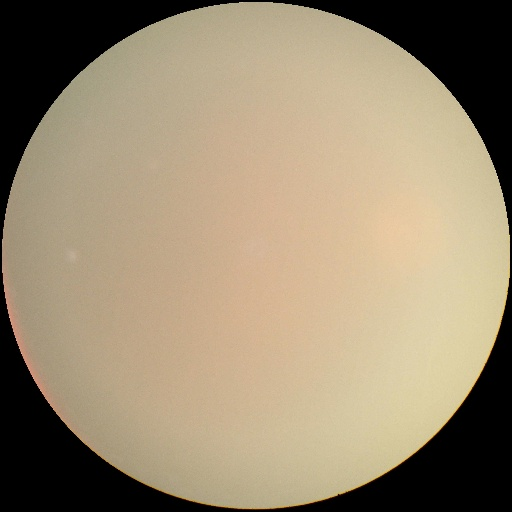
#> input picture data4categorize/Cataract/1062_right.jpg, 512 x 512 px
$ python -i check_crop_style.py   (imports and definitions only)
#> lines starting #> are read from the running program, lines starting #| are printed output that depends on the picture; after the words box and inside, x2 and y2 are one past the last pixel; in counts of white or black regions, pixels touching at a corner belong together
"""
Cek apakah gaya crop/vignette foto (bulat polos vs ada border terang/hexagonal)
berkorelasi dengan label. Kalau iya, itu bukti Clever Hans: model bisa belajar
"gaya foto" sebagai jalan pintas, bukan tanda medis sungguhan.

Jalankan dari folder Cataract:
    python -m src.check_crop_style
"""
import numpy as np
import pandas as pd
import cv2

from src.fedavg_train_efficientnet import ROOT_DIR, scan_dataokdir, CLASS_NAMES

def crop_signature(path: str) -> dict:
    """Ukur seberapa 'bersih' crop fundus: seharusnya bulat gelap di luar."""
    img = cv2.imread(path)
#> img is the input picture: shape (512, 512, 3); mean B, G, R 113.3, 138.7, 153.8
    if img is None:
        return {"ok": False}
    h, w = img.shape[:2]
#> h = 512; w = 512
    gray = cv2.cvtColor(img, cv2.COLOR_BGR2GRAY)
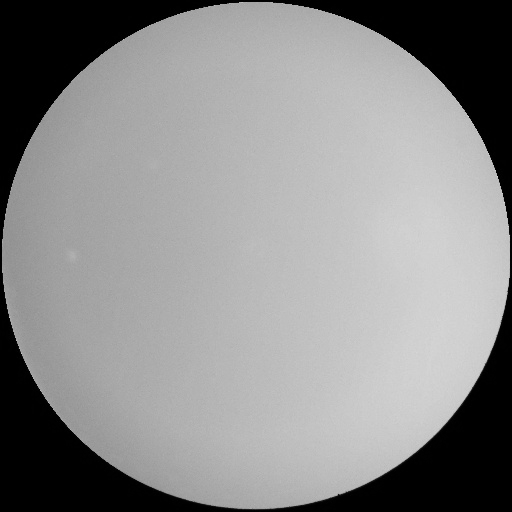
#> gray: shape (512, 512); min 0, max 225, mean 140.3

    # 1) rasio aspek foto asli: fundus biasanya mendekati 1:1
    aspect = max(w, h) / min(w, h)
#> aspect = 1

    # 2) kecerahan di 4 sudut (seharusnya hitam pekat kalau crop-nya bersih)
    m = min(h, w) // 12
#> m = 42
    corners = [gray[:m, :m], gray[:m, -m:], gray[-m:, :m], gray[-m:, -m:]]
    corner_brightness = float(np.mean([c.mean() for c in corners]))
#> corner_brightness = 0

    # 3) seberapa dekat bentuk terang ke lingkaran sempurna
    _, mask = cv2.threshold(gray, 15, 255, cv2.THRESH_BINARY)
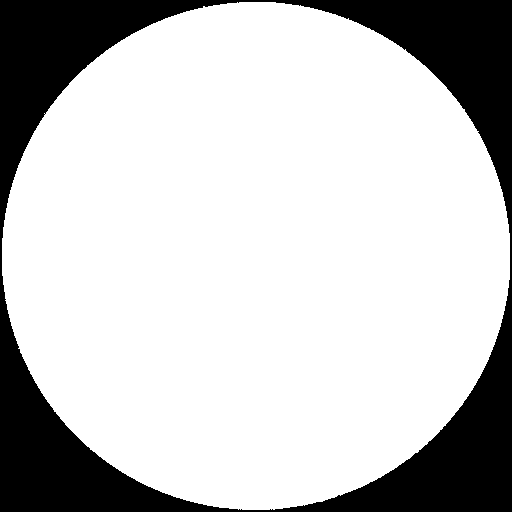
#> mask: shape (512, 512); 77.5% white; 1 black region
    circularity = np.nan
    cnts, _ = cv2.findContours(mask, cv2.RETR_EXTERNAL, cv2.CHAIN_APPROX_SIMPLE)
#> cnts = 1 contour; box (x1, y1, x2, y2) and area: (2, 2, 510, 510) 202324
    if cnts:
        c = max(cnts, key=cv2.contourArea)
#> c = contour of 761 points, box (x1, y1, x2, y2) (2, 2, 510, 510), area 202324
        area = cv2.contourArea(c)
#> area = 202323.5
        perim = cv2.arcLength(c, True)
#> perim = 1703.3
        if perim > 0:
            circularity = float(4 * np.pi * area / (perim ** 2))  # 1.0 = lingkaran sempurna
#> circularity = 0.876

    return {"ok": True, "aspect": aspect, "corner_brightness": corner_brightness,
            "circularity": circularity}


def main():
    df = scan_dataokdir(ROOT_DIR)
    print(f"\nMenganalisis gaya crop {len(df)} foto (bisa beberapa menit)...")
    sigs = [crop_signature(p) for p in df.path]
    sig_df = pd.DataFrame(sigs)
    df = pd.concat([df.reset_index(drop=True), sig_df], axis=1)
    df = df[df.ok].copy()

    # tandai "mencurigakan": sudut tidak gelap (vignette/border terang) ATAU
    # bentuknya jauh dari lingkaran (crop hexagonal/kotak seperti di contoh)
    df["border_terang"] = df.corner_brightness > 15
    df["bukan_lingkaran"] = df.circularity < 0.80

    print("\n=== Rata-rata corner_brightness per kelas (makin tinggi = makin mencurigakan) ===")
    print(df.groupby("label").corner_brightness.agg(["mean", "median", "std"]).rename(
        index=dict(enumerate(CLASS_NAMES))))

    print("\n=== Rata-rata circularity per kelas (makin jauh dari 1.0 = makin mencurigakan) ===")
    print(df.groupby("label").circularity.agg(["mean", "median", "std"]).rename(
        index=dict(enumerate(CLASS_NAMES))))

    print("\n=== Proporsi foto 'border_terang' per kelas ===")
    print((df.groupby("label").border_terang.mean() * 100).round(1).rename(
        index=dict(enumerate(CLASS_NAMES))).astype(str) + "%")

    print("\n=== Proporsi foto 'bukan_lingkaran' per kelas ===")
    print((df.groupby("label").bukan_lingkaran.mean() * 100).round(1).rename(
        index=dict(enumerate(CLASS_NAMES))).astype(str) + "%")

    out = "outputs/reports2/crop_style_check.csv"
    df.to_csv(out, index=False)
    print(f"\n✓ Detail lengkap disimpan: {out}")
    print("\nCara baca: kalau salah satu kelas (terutama 'other') proporsinya jauh")
    print("lebih tinggi dari kelas lain di border_terang/bukan_lingkaran, itu bukti")
    print("sumber datanya tidak seragam dan model mungkin memakai itu sebagai jalan pintas.")


# [2 lines not run here, left out]

>>> result = crop_signature('../../data4categorize/Cataract/1062_right.jpg')
#> result = {'ok': True, 'aspect': 1, 'corner_brightness': 0, 'circularity': 0.876}

$ run again, on data4categorize/Cataract/1415_right.jpg
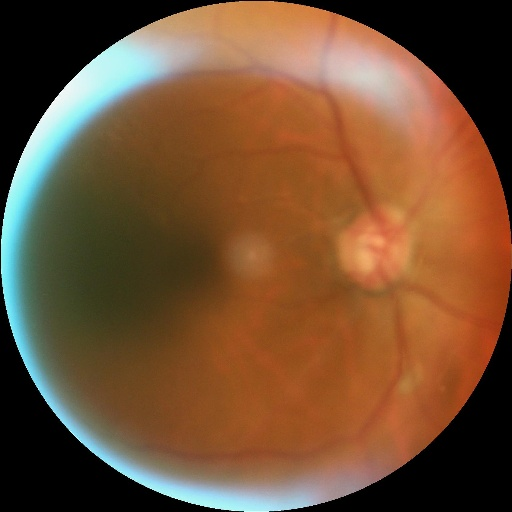
#> input picture data4categorize/Cataract/1415_right.jpg, 512 x 512 px
#> in crop_signature, img is the input picture: shape (512, 512, 3); mean B, G, R 52.8, 80.8, 115.3
#> in crop_signature, `gray = cv2.cvtColor(img, cv2.COLOR_BGR2GRAY)`:
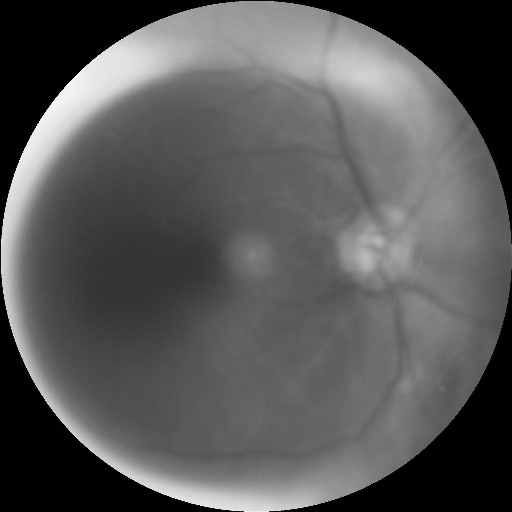
#> gray: shape (512, 512); min 0, max 255, mean 87.9
#> corner_brightness = 0
#> in crop_signature, `_, mask = cv2.threshold(gray, 15, 255, cv2.THRESH_BINARY)`:
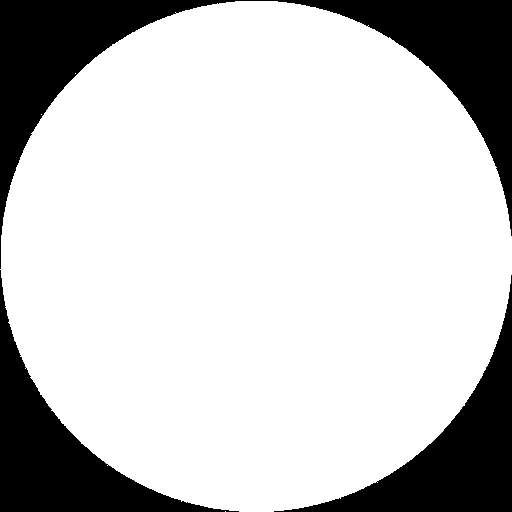
#> mask: shape (512, 512); 78.4% white; 3 black regions
#> cnts = 4 contours, 3 with area under 20; largest, box (x1, y1, x2, y2) and area: (0, 1, 512, 512) 204694
#> c = contour of 744 points, box (x1, y1, x2, y2) (0, 1, 512, 512), area 204694
#> area = 204693.5
#> perim = 1723.4
#> circularity = 0.866
#> result = {'ok': True, 'aspect': 1, 'corner_brightness': 0, 'circularity': 0.866}

$ run again, on data4categorize/Cataract/2074_right.jpg
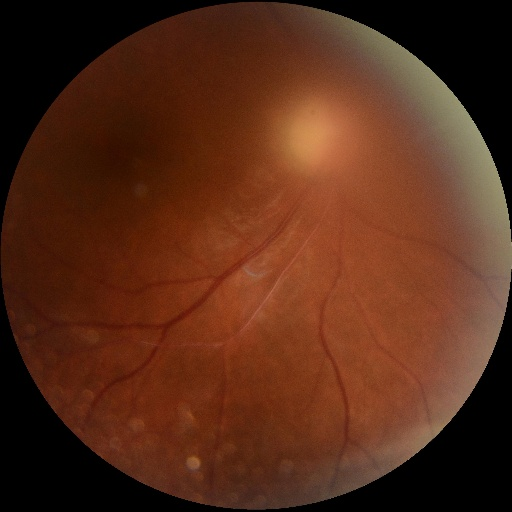
#> input picture data4categorize/Cataract/2074_right.jpg, 512 x 512 px
#> in crop_signature, img is the input picture: shape (512, 512, 3); mean B, G, R 24.2, 43.7, 86.6
#> in crop_signature, `gray = cv2.cvtColor(img, cv2.COLOR_BGR2GRAY)`:
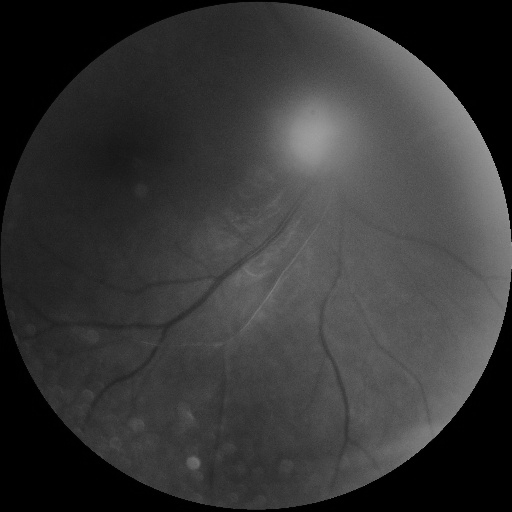
#> gray: shape (512, 512); min 0, max 173, mean 54.3
#> corner_brightness = 0
#> in crop_signature, `_, mask = cv2.threshold(gray, 15, 255, cv2.THRESH_BINARY)`:
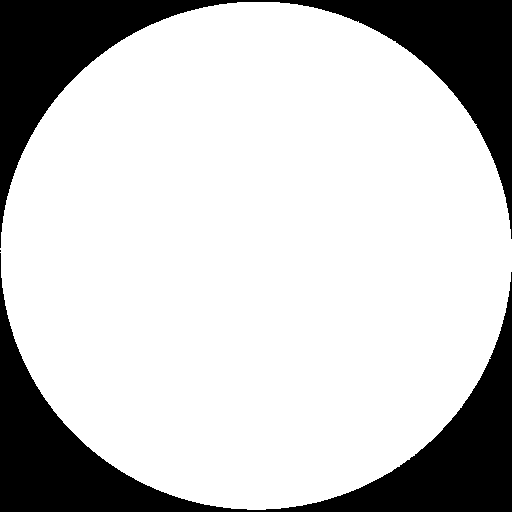
#> mask: shape (512, 512); 77.8% white; 3 black regions (1 under 20 px)
#> cnts = 1 contour; box (x1, y1, x2, y2) and area: (0, 2, 512, 510) 203354
#> c = contour of 743 points, box (x1, y1, x2, y2) (0, 2, 512, 510), area 203354
#> area = 203354.5
#> perim = 1694.3
#> circularity = 0.89
#> result = {'ok': True, 'aspect': 1, 'corner_brightness': 0, 'circularity': 0.89}
